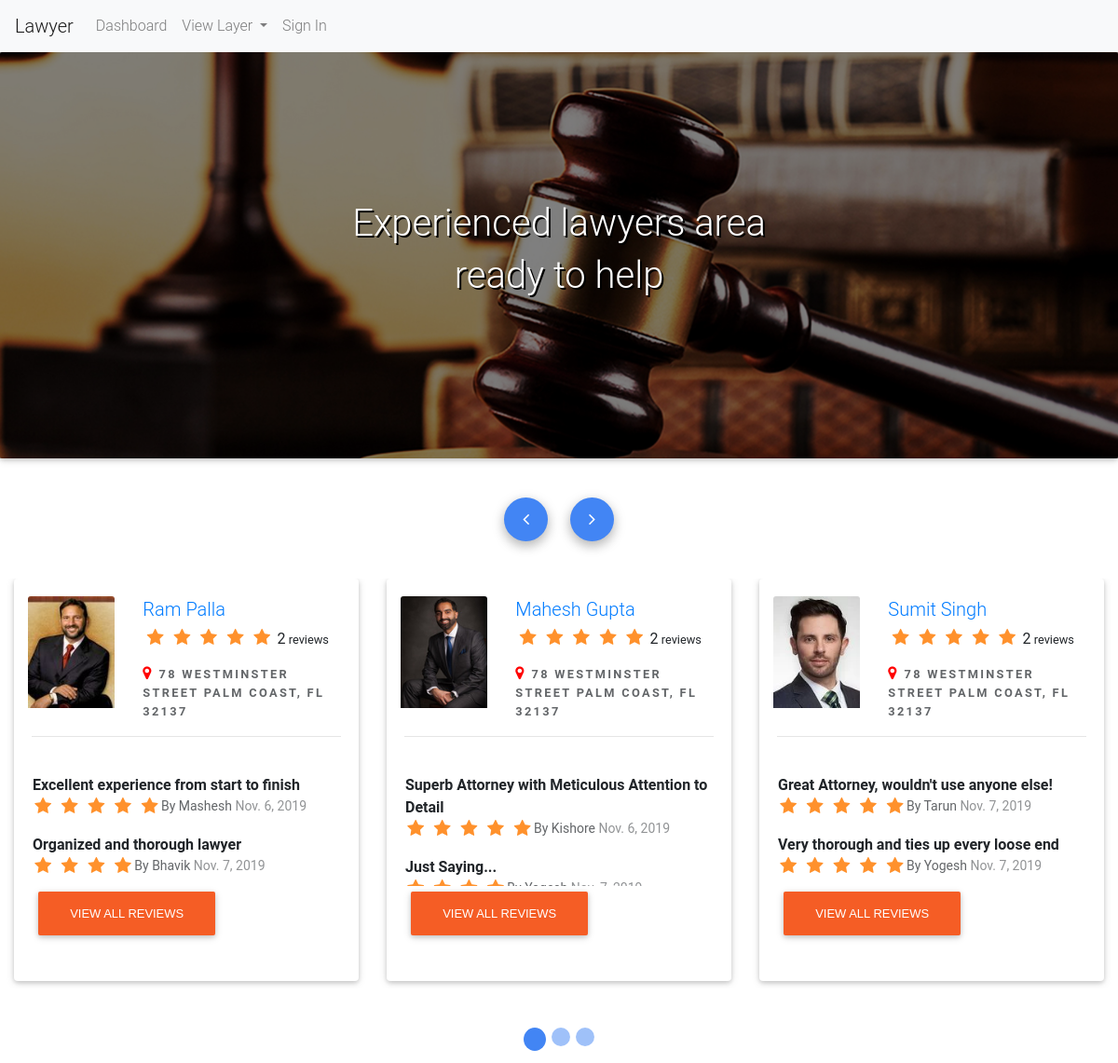
The page / on the database its author committed.
### lawyer/models.py (models this page shows, shortened)
class Lawyer(models.Model):
    YEAR = (
        ('2019', '2019'),
        ('2018', '2018'),
        ('2017', '2017'),
        ('2016', '2016'),
        ('2015', '2015'),
        ('2014', '2014'),
        ('2013', '2013'),
        ('2012', '2012'),
        ('2011', '2011'),
        ('2010', '2010'),
        ('2009', '2009'),
        ('2008', '2008'),
        ('2007', '2007'),
        ('2006', '2006'),
        ('2005', '2005'),
        ('2004', '2004'),
        ('2003', '2003'),
        ('2002', '2002'),
        ('2001', '2001'),
        ('2000', '2000'),
    )
    user = models.OneToOneField(User,on_delete=models.CASCADE)
    address1 = models.CharField(max_length=400,blank=False,null=False,validators=[
        RegexValidator(regex='(^[A-Za-z0-9]+|,| |/|[A-Za-z]+)+[A-Za-z0-9]+|,| |$',message='Enter Valid Address1')
    ])
    address2 = models.CharField(max_length=400,blank=False,null=False,validators=[
        RegexValidator(regex='(^[A-Za-z0-9]+|,| |/|[A-Za-z]+)+[A-Za-z0-9]+|,| |$',message='Enter Valid Address2')
    ])
    city = models.CharField(max_length=128,blank=False,null=False,validators=[
        RegexValidator(regex='[A-Za-z]{2}[a-z]+$',message='City should only contain letters and mustcontains atleast 2 chracters..')
    ])
    state = models.ForeignKey(State,on_delete=models.CASCADE,null=False,blank=False)
    zipcode = models.CharField(max_length=128,blank=False,null=False,validators=[
        RegexValidator(regex='^[0-9]{6}$',message='Enter Valid Zipcode')
    ])
    phone_number = models.CharField(max_length=128,blank=False,null=False,validators=[
        RegexValidator(regex='^[6|7|8|9]+[0-9]{9}$',message='Enter 10 digit number')
    ])
    license_in = models.ForeignKey(State,on_delete=models.CASCADE,blank=False,null=False,related_name='license_id')
    license_id = models.CharField(max_length=128,blank=False,null=False,validators=[
        RegexValidator(regex='^[A-Za-z0-9]*$',message='Enter Valid License Id')
    ])
    year_admitted = models.CharField(choices=YEAR,max_length=128,blank=False,null=False,)
    profile_image = models.ImageField(upload_to='profile_images',blank=False,null=False,)

class Review_Lawyer(models.Model):
    lawyer_id = models.ForeignKey(Lawyer,on_delete=models.CASCADE, blank=False, null=False)
    user = models.ForeignKey(User,on_delete=models.CASCADE, blank=False, null=False)
    title = models.CharField(max_length=228, blank=False, null=False)
    review = models.CharField(max_length=5000, blank=False, null=False)
    rating = models.IntegerField(blank=False)
    date = models.DateField(blank=False, null=False,auto_now_add=True)
    class Meta:
        verbose_name_plural = 'Review Lawyer'

### lawyer/views.py (the view)
# urls.py: path('',views.index,name='index'),
def index(request):
    lawyer = Lawyer.objects.all()
    review_lawyer = Review_Lawyer.objects.all()
    review_count = Review_Lawyer.objects.values('lawyer_id__user_id').annotate(dcount=Count('review'))
    return render(request,'client/index.html',{'lawyer':lawyer,'review_lawyer':review_lawyer,'review_count':review_count})

### templates/client/index.html (shortened to what this page needs)
{% extends 'client/base.html' %} {% load staticfiles %} {% block body_block %}
<div class="jumbotron jumbotron bg-cover">
    <div class="overlay"></div>
    <h1>Experienced lawyers area</h1>
    <h1>ready to help</h1>
</div>
<div id="multi-item-example" class="carousel slide carousel-multi-item" data-ride="carousel">
    <div class="controls-top">
        <a class="btn-floating" href="#multi-item-example" data-slide="prev"><i class="fa fa-angle-left"></i></a>
        <a class="btn-floating" href="#multi-item-example" data-slide="next"><i class="fa fa-angle-right"></i></a>
    </div>
    <ol class="carousel-indicators">
        <li data-target="#multi-item-example" data-slide-to="0" class="active"></li>
        <li data-target="#multi-item-example" data-slide-to="1"></li>
        <li data-target="#multi-item-example" data-slide-to="2"></li>
    </ol>
    <div class="carousel-inner" role="listbox">
        <div class="carousel-item active">
        {% for l in lawyer  %}
            <div class="col-md-4">
                <div class="card mb-2">
                    <div class='row'>
                        <div class='col-sm-4'>
                            <a href='{% url "lawyer_profile" l.user.id %}'><img class="card-img-top" src="{{ MEDIA_URL }}/{{ l.profile_image }}" alt="Card image cap" height='120px'></a>
                        </div>
                        <div class='col-sm-8'>
                            <h2 class='lawyer_name_review'><a href='{% url "lawyer_profile" l.user.id %}'>{{l.user.first_name}} {{l.user.last_name}}</a></h2>
                            <div class='rating-stars'  style='margin-left:-18%;margin-top:-1%;'>
                                                                <ul id='stars'>
                                                                   <li class='star' title='Poor' data-value='1' value='Poor'>
                                                                        <i class='fa fa-star fa-fw'></i>
                                                                    </li>
                                                                    <li class='star' title='Fair' data-value='2'>
                                                                        <i class='fa fa-star fa-fw'></i>
                                                                    </li>
                                                                    <li class='star' title='Good' data-value='3'>
                                                                        <i class='fa fa-star fa-fw'></i>
                                                                    </li>
                                                                    <li class='star' title='Excellent' data-value='4'>
                                                                        <i class='fa fa-star fa-fw'></i>
                                                                    </li>
                                                                    <li class='star' title='WOW!!!' data-value='5'>
                                                                        <i class='fa fa-star fa-fw'></i>
                                                                    </li>
                                                                    <li class='star'>
                                                                        {% for c in review_count %}
                                                                        {% if l.user_id == c.lawyer_id__user_id%}
                                                                            {{c.dcount}}<small> reviews</small>
                                                                        {% endif %}
                                                                        {% endfor %}
                                                                    </li>
                                                                </ul>
                                                            </div>
                             <i class="fa fa-map-marker marker-icon-css"></i><strong class='lawyer_address_review'>{{l.address1}}</strong>
                        </div>
                    </div>
                    <hr>
                    <div class='row'>
                    <div class="card-body">
                    <div style='max-height:120px;overflow:hidden;'>
                    {% for r in review_lawyer %}
                    {% if l.user.id == r.lawyer_id.user.id %}
                        <strong>{{r.title}}</strong>
                        <section class='rating-widget'>
                    <div class='row'>
                    <div class='rating-stars' style='margin-left:-6%;'>
                        <ul>
                        {% for i in "x"|rjust:r.rating %}
                            <li class='star'>
                                <i class='star fa fa-star fa-fw'></i>
                            </li>
                        {% endfor %}
                        </ul>
                    </div>
                    <div class='text-muted-review'>By {{r.user.first_name}} <span class='text-muted-review'> {{r.date}}</span></div>
                    </div>
                </section>
                   {% endif %}
                    {% endfor %}
                    </div>
                        <a class="btn btn-primary" href='{% url "viewall_review_lawyer" l.user.id %}'>View All Reviews</a>
                    </div>
                    </div>
                 </div>
            </div>
            {% if forloop.counter|divisibleby:3 and not forloop.last %}
    </div>
     {% endif %}
     {% endfor %}
{% endblock %}

### static/css/style.css (style rules this page uses)
.jumbotron { background-color: white; }
.card { border: 1px solid rgba(0, 0, 0, 0.1); padding: 1.2rem; margin-bottom: 1.2rem; background-color: white; }
.row { margin-left: -1.2rem; margin-right: -1.2rem; }
.btn-primary, .btn.btn.btn-primary, .btn.btn.btn-default, .btn-default { background-color: #F55D25; color: white; font-family: "Circular", Helvetica, sans-serif; border-color: #F55D25; }
.bg-cover { background-image: url('../images/law.jpg'); }
.jumbotron { text-align: center; padding-top: 10rem; padding-bottom: 10rem; text-shadow: 2px 2px #000; }
.bg-cover { background-size: cover; color: white; background-position: center center; position: relative; z-index: -2; }
.overlay { background-color: #000; opacity: 0.5; position: absolute; top: 0; left: 0; bottom: 0; right: 0; z-index: -1; }
.lawyer_name_review { font-size: 1.25em; line-height: 1.4; color: #008CC9; overflow-wrap: break-word; word-wrap: break-word; word-break: break-word; font-style: bold; }
.lawyer_address_review { font-size: 0.8rem !important; opacity: 0.7; letter-spacing: 0.18em; line-height: 1.57143; text-transform: uppercase; }
.card { border: 1px solid rgba(0, 0, 0, 0.1); padding: 1.2rem; }
.text-muted-review { opacity: 0.7; font-size: 14px; }
.rating-stars ul { list-style-type: none; padding-left: -50px; }
.rating-stars ul>li.star { display: inline-block; }
.rating-stars ul>li.star>i.fa { font-size: 1.2em; color: #FF912C; }
.marker-icon-css { color: red; padding-right: 8px; font-size: 14px; }

### templates/client/index.html (style rules this page uses)
.rating-stars ul { list-style-type: none; padding-left: -50px; }
.rating-stars ul>li.star { display: inline-block; }
.rating-stars ul>li.star>i.fa { font-size: 1.2em; color: #FF912C; }

### rows shown on the page
Lawyer: profile_image (picture), user.first_name "Ram", user.last_name "Palla", dcount "2", address1 "78 WESTMINSTER STREET PALM COAST, FL 32137"
Review_Lawyer: title "Excellent experience from start to finish", rating 5 (drawn), user.first_name "Mashesh", date "Nov. 6, 2019"
Review_Lawyer: title "Organized and thorough lawyer", rating 4 (drawn), user.first_name "Bhavik", date "Nov. 7, 2019"
Lawyer: profile_image (picture), user.first_name "Mahesh", user.last_name "Gupta", dcount "2", address1 "78 WESTMINSTER STREET PALM COAST, FL 32137"
Review_Lawyer: title "Superb Attorney with Meticulous Attention to Detail", rating 5 (drawn), user.first_name "Kishore", date "Nov. 6, 2019"
Review_Lawyer: title "Just Saying...", rating 4 (drawn)
Lawyer: profile_image (picture), user.first_name "Sumit", user.last_name "Singh", dcount "2", address1 "78 WESTMINSTER STREET PALM COAST, FL 32137"
Review_Lawyer: title "Great Attorney, wouldn't use anyone else!", rating 5 (drawn), user.first_name "Tarun", date "Nov. 7, 2019"
Review_Lawyer: title "Very thorough and ties up every loose end", rating 5 (drawn), user.first_name "Yogesh", date "Nov. 7, 2019"
